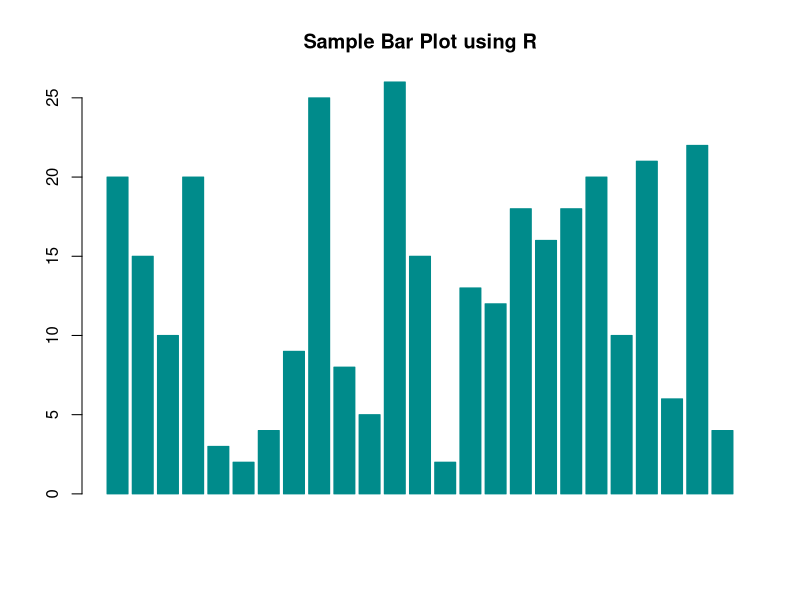

Generate this figure with R:
## ---- chunk 1
knitr::opts_chunk$set(echo = TRUE)
## ---- chunk 2
# Declaring Sample dataset with bar plot values.
sample <- c(20,15,10,20,3,2,4,9,25,8,5,26,15,2,13,12,18,16,18,20,10,21,6,22,4)

# Calling the barplot() function with graph specifications like Title, Color and Border Color.
barplot(sample,main="Sample Bar Plot using R", col="cyan4", border = "cyan4")
